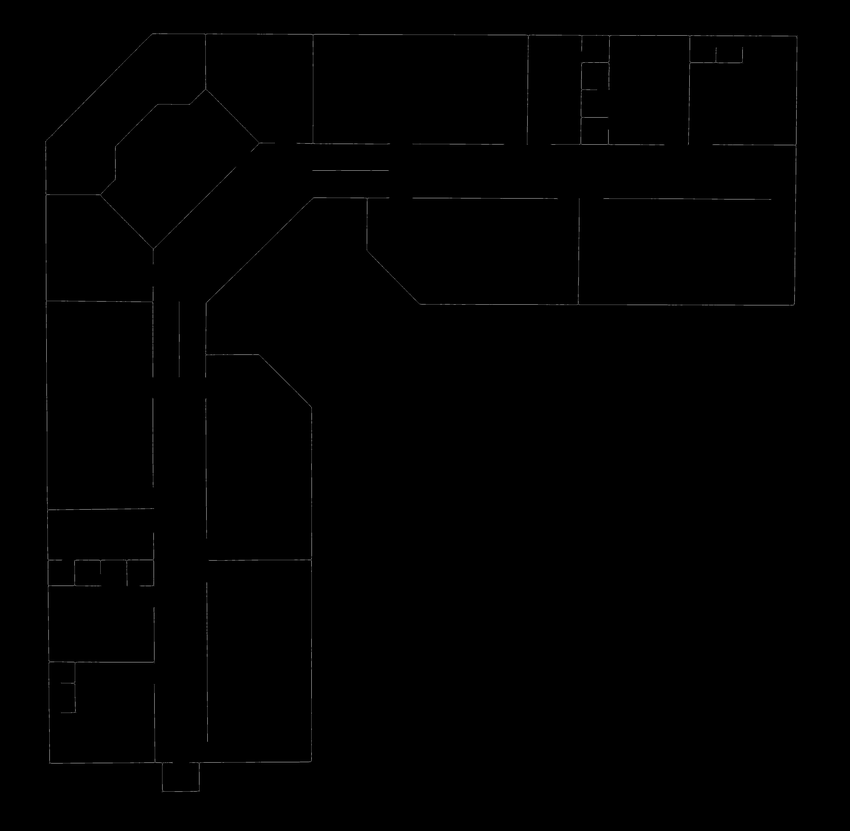
#> input picture skeleton.png, 850 x 831 px, shrunk from 4936 x 4825 before the run
$ python vectorize.py
#> lines starting #> are read from the running program, lines starting #| are printed output that depends on the picture; after the words box and inside, x2 and y2 are one past the last pixel; in counts of white or black regions, pixels touching at a corner belong together
import cv2
import numpy as np
import math
import json

# --- TUNING ---
MERGE_ALIGN_TOL = 20
MERGE_GAP_TOL = 50
STITCH_GAP_TOL = 60
STITCH_ALIGN_TOL = 10

# Diagonal Settings
PATH_WIDTH_TOL = 40.0      # Pixels
PATH_GAP_TOL = 100.0       # Pixels

# Snapping Tolerances
CORNER_SNAP_DIST = 45      # px
DIAG_SNAP_DIST = 60        # px
FUSE_DIST = 30             # px (Final cleanup for close points)

# --- HELPER MATH ---
def get_dist_point_to_line(px, py, x1, y1, x2, y2):
    line_mag = math.hypot(x2 - x1, y2 - y1)
    if line_mag < 1e-5: return math.hypot(px - x1, py - y1)
    val = (y2 - y1)*px - (x2 - x1)*py + x2*y1 - y2*x1
    return abs(val) / line_mag

def get_line_params(line):
    x1, y1, x2, y2 = line
    angle = math.degrees(math.atan2(y2 - y1, x2 - x1))
    if angle < 0: angle += 180
    return angle

def get_intersection(l1, l2):
    x1, y1, x2, y2 = map(float, l1)
    x3, y3, x4, y4 = map(float, l2)
    denom = (y4 - y3) * (x2 - x1) - (x4 - x3) * (y2 - y1)
    if abs(denom) < 1e-5: return None
    ua = ((x4 - x3) * (y1 - y3) - (y4 - y3) * (x1 - x3)) / denom
    return (x1 + ua * (x2 - x1), y1 + ua * (y2 - y1))

# --- 1. V/H PROCESSING ---
def merge_parallel_lines(lines, orientation='horizontal'):
    if not lines: return []
    norm_lines = [[*l] for l in lines]
    idx_align = 1 if orientation == 'horizontal' else 0
    idx_start = 0 if orientation == 'horizontal' else 1
    norm_lines.sort(key=lambda l: (l[idx_align], l[idx_start]))

    merged = []
    while norm_lines:
        current = norm_lines.pop(0)
        i = 0
        while i < len(norm_lines):
            cand = norm_lines[i]
            pos_diff = abs(current[idx_align] - cand[idx_align])
            if pos_diff <= MERGE_ALIGN_TOL:
                c_start, c_end = min(current[idx_start], current[idx_start+2]), max(current[idx_start], current[idx_start+2])
                n_start, n_end = min(cand[idx_start], cand[idx_start+2]), max(cand[idx_start], cand[idx_start+2])
                if (c_end + MERGE_GAP_TOL >= n_start) and (n_end + MERGE_GAP_TOL >= c_start):
                    new_start = min(c_start, n_start)
                    new_end = max(c_end, n_end)
                    new_pos = (current[idx_align] + cand[idx_align]) // 2
                    if orientation == 'horizontal': current = [new_start, new_pos, new_end, new_pos]
                    else:                           current = [new_pos, new_start, new_pos, new_end]
                    norm_lines.pop(i)
                    continue
            i += 1
        merged.append(current)
    return merged

def stitch_sequential_lines(lines, orientation='horizontal'):
    if not lines: return []
    idx_align = 1 if orientation == 'horizontal' else 0
    idx_start = 0 if orientation == 'horizontal' else 1
    buckets = []
    processed = [False] * len(lines)
    for i in range(len(lines)):
        if processed[i]: continue
        bucket = [lines[i]]
        processed[i] = True
        for j in range(i + 1, len(lines)):
            if processed[j]: continue
            if abs(lines[i][idx_align] - lines[j][idx_align]) < STITCH_ALIGN_TOL:
                bucket.append(lines[j])
                processed[j] = True
        buckets.append(bucket)
    final_lines = []
    for bucket in buckets:
        bucket.sort(key=lambda l: min(l[idx_start], l[idx_start+2]))
        if not bucket: continue
        curr = bucket[0]
        c_min = min(curr[idx_start], curr[idx_start+2])
        c_max = max(curr[idx_start], curr[idx_start+2])
        avg_pos = curr[idx_align]
        count = 1
        for k in range(1, len(bucket)):
            next_l = bucket[k]
            n_min = min(next_l[idx_start], next_l[idx_start+2])
            n_max = max(next_l[idx_start], next_l[idx_start+2])
            if n_min <= c_max + STITCH_GAP_TOL:
                c_max = max(c_max, n_max)
                avg_pos += next_l[idx_align]
                count += 1
            else:
                final_pos = int(avg_pos / count)
                if orientation == 'horizontal': final_lines.append([c_min, final_pos, c_max, final_pos])
                else:                           final_lines.append([final_pos, c_min, final_pos, c_max])
                curr = next_l
                c_min, c_max = n_min, n_max
                avg_pos = curr[idx_align]
                count = 1
        final_pos = int(avg_pos / count)
        if orientation == 'horizontal': final_lines.append([c_min, final_pos, c_max, final_pos])
        else:                           final_lines.append([final_pos, c_min, final_pos, c_max])
    return final_lines

# --- 2. DIAGONAL MERGE (WOBBLE LOGIC) ---
def merge_diagonals_wobble(lines):
    if not lines: return []
    current_lines = [list(map(float, l)) for l in lines]
    changed = True
    while changed:
        changed = False
        new_lines = []
        used = [False] * len(current_lines)
        current_lines.sort(key=lambda l: math.hypot(l[2]-l[0], l[3]-l[1]), reverse=True)

        for i in range(len(current_lines)):
            if used[i]: continue
            base = current_lines[i]
            used[i] = True
            bx1, by1, bx2, by2 = base
            cluster_pts = [(bx1, by1), (bx2, by2)]

            for j in range(i + 1, len(current_lines)):
                if used[j]: continue
                cand = current_lines[j]
                cx1, cy1, cx2, cy2 = cand
                angle_base = get_line_params(base)
                angle_cand = get_line_params(cand)
                diff = abs(angle_base - angle_cand)
                if diff > 170: diff = abs(diff - 180)
                if diff > 15.0: continue

                d1 = get_dist_point_to_line(cx1, cy1, bx1, by1, bx2, by2)
                d2 = get_dist_point_to_line(cx2, cy2, bx1, by1, bx2, by2)

                if d1 < PATH_WIDTH_TOL and d2 < PATH_WIDTH_TOL:
                    dist_gap = min(
                        math.hypot(cx1-bx1, cy1-by1), math.hypot(cx1-bx2, cy1-by2),
                        math.hypot(cx2-bx1, cy2-by1), math.hypot(cx2-bx2, cy2-by2)
                    )
                    if dist_gap < PATH_GAP_TOL:
                        cluster_pts.append((cx1, cy1))
                        cluster_pts.append((cx2, cy2))
                        used[j] = True
                        changed = True

            if len(cluster_pts) > 2:
                best_p1, best_p2 = cluster_pts[0], cluster_pts[0]
                max_d = 0
                for p1 in cluster_pts:
                    for p2 in cluster_pts:
                        d = (p1[0]-p2[0])**2 + (p1[1]-p2[1])**2
                        if d > max_d:
                            max_d = d
                            best_p1, best_p2 = p1, p2
                new_lines.append([best_p1[0], best_p1[1], best_p2[0], best_p2[1]])
            else:
                new_lines.append(base)
        current_lines = new_lines
    return [list(map(int, l)) for l in current_lines]

# --- 3. CONNECTION LOGIC (LOCK & KEY) ---

def connect_corners_vh_and_lock(verticals, horizontals):
    locked_points = set()
    verts = [list(l) for l in verticals]
    horzs = [list(l) for l in horizontals]

    for v in verts:
        vx, vy1, vy2 = v[0], min(v[1], v[3]), max(v[1], v[3])
        for h in horzs:
            hx1, hx2, hy = min(h[0], h[2]), max(h[0], h[2]), h[1]

            v_near_h = (abs(vy1 - hy) < CORNER_SNAP_DIST) or (abs(vy2 - hy) < CORNER_SNAP_DIST)
            h_near_v = (abs(hx1 - vx) < CORNER_SNAP_DIST) or (abs(hx2 - vx) < CORNER_SNAP_DIST)
            v_in_h = (hx1 - 10 <= vx <= hx2 + 10)
            h_in_v = (vy1 - 10 <= hy <= vy2 + 10)

            snap_pt = None

            if v_near_h and h_near_v: # L-Corner
                if abs(vy1 - hy) < abs(vy2 - hy): v[1] = hy
                else:                             v[3] = hy
                if abs(hx1 - vx) < abs(hx2 - vx): h[0] = vx
                else:                             h[2] = vx
                snap_pt = (vx, hy)

            elif v_near_h and v_in_h: # T (V hits H)
                if abs(vy1 - hy) < abs(vy2 - hy): v[1] = hy
                else:                             v[3] = hy
                snap_pt = (vx, hy)

            elif h_near_v and h_in_v: # T (H hits V)
                if abs(hx1 - vx) < abs(hx2 - vx): h[0] = vx
                else:                             h[2] = vx
                snap_pt = (vx, hy)

            if snap_pt:
                locked_points.add((int(snap_pt[0]), int(snap_pt[1])))

    return verts, horzs, locked_points

def is_locked(pt, locked_set):
    for lp in locked_set:
        if abs(pt[0]-lp[0]) < 5 and abs(pt[1]-lp[1]) < 5: return True
    return False

def snap_diagonal_ends_to_locked_corners(diagonals, locked_set):
    # Snap diagonal ends to nearby LOCKED corners
    for d in diagonals:
        for i in [0, 2]:
            dx, dy = d[i], d[i+1]
            best_dist = DIAG_SNAP_DIST
            best_lock = None
            for lx, ly in locked_set:
                dist = math.hypot(dx - lx, dy - ly)
                if dist < best_dist:
                    best_dist = dist
                    best_lock = (lx, ly)
            if best_lock:
                d[i], d[i+1] = best_lock

def snap_free_vh_to_diagonal(orthos, diagonals, locked_set):
    for o in orthos:
        for i in [0, 2]:
            ox, oy = o[i], o[i+1]
            if is_locked((ox, oy), locked_set): continue

            best_dist = DIAG_SNAP_DIST
            best_int = None

            for d in diagonals:
                inter = get_intersection(o, d)
                if inter:
                    ix, iy = inter
                    dist = math.hypot(ox - ix, oy - iy)
                    if dist < best_dist:
                        dx_min, dx_max = min(d[0], d[2]), max(d[0], d[2])
                        dy_min, dy_max = min(d[1], d[3]), max(d[1], d[3])
                        if (dx_min - 20 <= ix <= dx_max + 20) and (dy_min - 20 <= iy <= dy_max + 20):
                            best_dist = dist
                            best_int = (int(ix), int(iy))
            if best_int:
                o[i], o[i+1] = best_int

def fuse_close_endpoints(lines):
    # NEW FIX: Brute force snap for stubborn gaps (like your roof peak)
    # Checks every endpoint against every other endpoint
    points = []
    for i, l in enumerate(lines):
        points.append({'idx':i, 'pos':0, 'x':l[0], 'y':l[1]})
        points.append({'idx':i, 'pos':1, 'x':l[2], 'y':l[3]})

    for i in range(len(points)):
        for j in range(i+1, len(points)):
            p1 = points[i]
            p2 = points[j]

            # Don't fuse points of the same line
            if p1['idx'] == p2['idx']: continue

            dist = math.hypot(p1['x'] - p2['x'], p1['y'] - p2['y'])

            if dist < FUSE_DIST:
                # Snap to average
                avg_x = (p1['x'] + p2['x']) // 2
                avg_y = (p1['y'] + p2['y']) // 2

                # Update P1 in the points list AND the original line
                p1['x'], p1['y'] = avg_x, avg_y
                line1 = lines[p1['idx']]
                if p1['pos'] == 0: line1[0], line1[1] = avg_x, avg_y
                else:              line1[2], line1[3] = avg_x, avg_y

                # Update P2
                p2['x'], p2['y'] = avg_x, avg_y
                line2 = lines[p2['idx']]
                if p2['pos'] == 0: line2[0], line2[1] = avg_x, avg_y
                else:              line2[2], line2[3] = avg_x, avg_y
    return lines

def process_map_final(img_path):
#> called with img_path = 'skeleton.png'
    img = cv2.imread(img_path, 0)
#> img is the input picture: shape (831, 850); min 0, max 99, mean 0.7
    lines = cv2.HoughLinesP(img, 1, np.pi/180, threshold=8, minLineLength=10, maxLineGap=20)
#> lines = 324 rows, first 6: [48, 338, 48, 135], [43, 184, 43, 240], [45, 361, 45, 138], [148, 34, 686, 34], [265, 764, 293, 764], [579, 63, 611, 63]

    horizontal, vertical, others = [], [], []
    for line in lines:
        x1, y1, x2, y2 = line[0]
        angle = math.degrees(math.atan2(y2 - y1, x2 - x1))
        if angle < 0: angle += 180
        if 80 <= angle <= 100:
            avg_x = (x1 + x2) // 2
            vertical.append([avg_x, y1, avg_x, y2])
        elif angle <= 10 or angle >= 170:
            avg_y = (y1 + y2) // 2
            horizontal.append([x1, avg_y, x2, avg_y])
        else:
            others.append([x1, y1, x2, y2])
#> this loop made 324 passes
#> (x1, y1, x2, y2, angle, avg_x) on passes 1, 2, 3, 7, 8, 9, 11, 16, 17, 18, 20, 25: (48, 338, 48, 135, 90, 48), (43, 184, 43, 240, 90, 43), (45, 361, 45, 138, 90, 45), (794, 256, 797, 33, 90.77, 795), (312, 759, 312, 405, 90, 312), (47, 629, 47, 362, 90, 47), (46, 524, 46, 137, 90, 46), (153, 713, 153, 246, 90, 153), (205, 538, 205, 300, 90, 205), (206, 560, 206, 299, 90, 206), (152, 509, 152, 245, 90, 152), (129, 557, 129, 574, 90, 129)
#> (x1, y1, x2, y2, angle, avg_y) on passes 4, 5, 6, 10, 12, 13: (148, 34, 686, 34, 0, 34), (265, 764, 293, 764, 0, 764), (579, 63, 611, 63, 0, 63), (152, 759, 310, 762, 1.09, 760), (350, 35, 799, 35, 0, 35), (538, 302, 796, 302, 0, 302)
#> after the loop, horizontal = 109 items, first 6: [148, 34, 686, 34], [265, 764, 293, 764], [579, 63, 611, 63], [152, 760, 310, 760], [350, 35, 799, 35], [538, 302, 796, 302]; others = 67 items, first 6: [203, 86, 262, 145], [364, 250, 422, 306], [59, 124, 153, 33], [96, 192, 155, 251], [47, 138, 156, 33], [364, 249, 394, 276]; vertical = 148 items, first 6: [48, 338, 48, 135], [43, 184, 43, 240], [45, 361, 45, 138], [795, 256, 795, 33], [312, 759, 312, 405], [47, 629, 47, 362]

    # 1. Process V/H
    final_v = merge_parallel_lines(vertical, 'vertical')
#> in merge_parallel_lines, `norm_lines = [[*l] for l in lines]`: norm_lines has the same summary as vertical in process_map_final
#> the loop in merge_parallel_lines, `while norm_lines:` made 21 passes
#> after the loop in merge_parallel_lines, `while norm_lines:`: merged = 21 items, first 6: [50, 135, 50, 763], [44, 500, 44, 362], [46, 630, 46, 717], [82, 557, 82, 588], [75, 659, 75, 714], [115, 139, 115, 203]; norm_lines = []
#> final_v has the same summary as merged in merge_parallel_lines
    final_h = merge_parallel_lines(horizontal, 'horizontal')
#> the loop in merge_parallel_lines (call 2), `while norm_lines:` made 25 passes
    final_v = stitch_sequential_lines(final_v, 'vertical')
#> the loop in stitch_sequential_lines, `for i in range(len(lines)):` made 21 passes
#> the loop in stitch_sequential_lines, `for bucket in buckets:` made 13 passes
    final_h = stitch_sequential_lines(final_h, 'horizontal')
#> the loop in stitch_sequential_lines (call 2), `for i in range(len(lines)):` made 25 passes
#> the loop in stitch_sequential_lines (call 2), `for bucket in buckets:` made 16 passes

    # 2. Connect V-H & Lock
    final_v, final_h, locked_set = connect_corners_vh_and_lock(final_v, final_h)
#> the loop in connect_corners_vh_and_lock, `for v in verts:` made 17 passes

    # 3. Process Diagonals
    final_o = merge_diagonals_wobble(others)

    # 4. Snap Diagonals to Locked Corners
    snap_diagonal_ends_to_locked_corners(final_o, locked_set)
#> the loop in snap_diagonal_ends_to_locked_corners, `for d in diagonals:` made 12 passes

    # 5. Snap Free V/H Ends -> Diagonals
    snap_free_vh_to_diagonal(final_v + final_h, final_o, locked_set)
#> the loop in snap_free_vh_to_diagonal, `for o in orthos:` made 36 passes

    # 6. FUSE (The Fix for Stubborn Gaps)
    all_lines = final_v + final_h + final_o
    all_lines = fuse_close_endpoints(all_lines)
#> the loop in fuse_close_endpoints, `for i, l in enumerate(lines):` made 48 passes
#> l on passes 1 to 12: [46, 194, 46, 761], [82, 560, 82, 586], [75, 672, 75, 714], [115, 105, 115, 194], [127, 560, 127, 560], [204, 35, 204, 105], [208, 215, 208, 790], [151, 642, 151, 672], [152, 726, 152, 790], [313, 35, 313, 170], [312, 405, 312, 761], [367, 198, 367, 198]
#> the loop in fuse_close_endpoints, `for i in range(len(points)):` made 96 passes

    # Export
    vis_img = cv2.cvtColor(img, cv2.COLOR_GRAY2BGR)
    json_data = []

    for line in all_lines:
        x1, y1, x2, y2 = map(int, line)
        color = (0, 255, 0) if (x1==x2 or y1==y2) else (0, 0, 255)
        cv2.line(vis_img, (x1, y1), (x2, y2), color, 2)
        cv2.circle(vis_img, (x1, y1), 3, (0, 0, 255), -1)
        cv2.circle(vis_img, (x2, y2), 3, (0, 0, 255), -1)
        json_data.append({"x1": x1, "y1": y1, "x2": x2, "y2": y2})
#> this loop made 48 passes
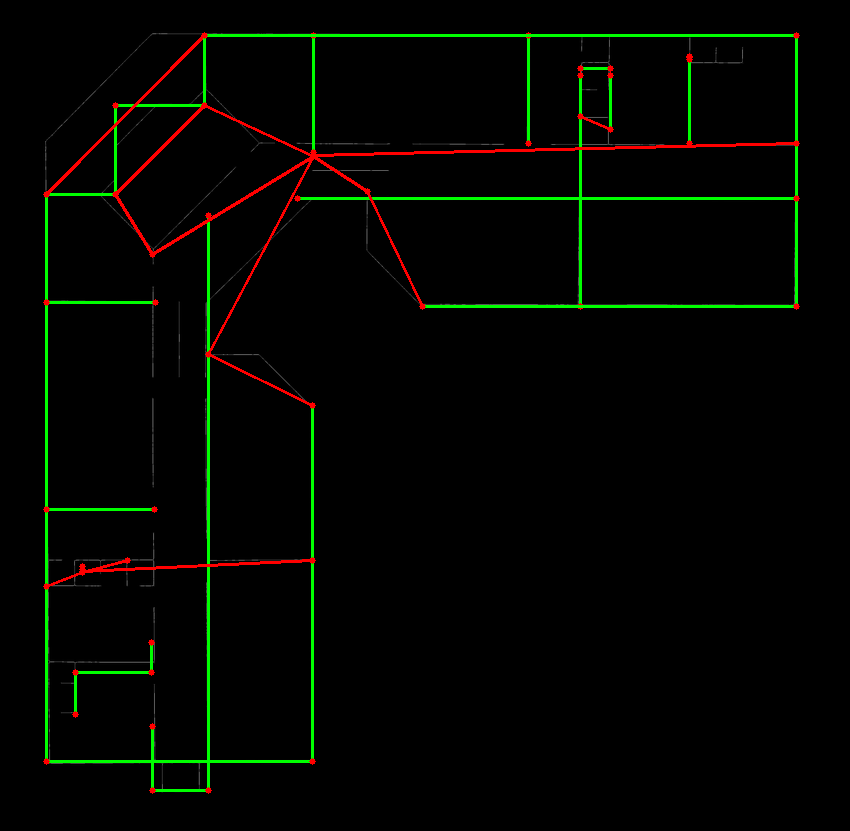
#> vis_img: shape (831, 850, 3); 3.03% of pixels changed, all inside (x1, y1, x2, y2) = (43, 32, 800, 794)

    cv2.imwrite('second_floor_fused.jpg', vis_img)
    with open('second_floor_fused.json', 'w') as f:
        json.dump(json_data, f, indent=2)

process_map_final('skeleton.png')
